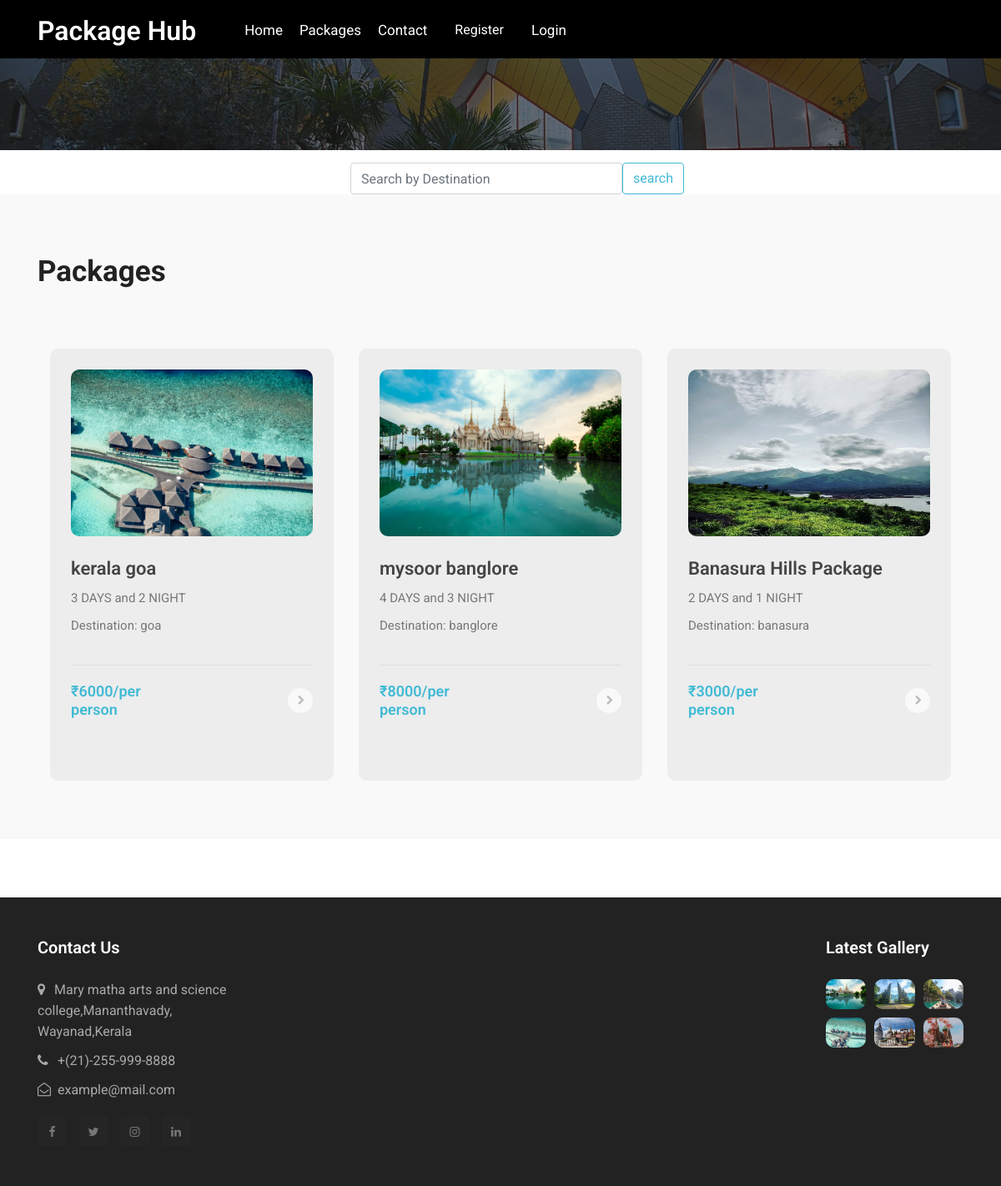
Before: /packages with the older database file.
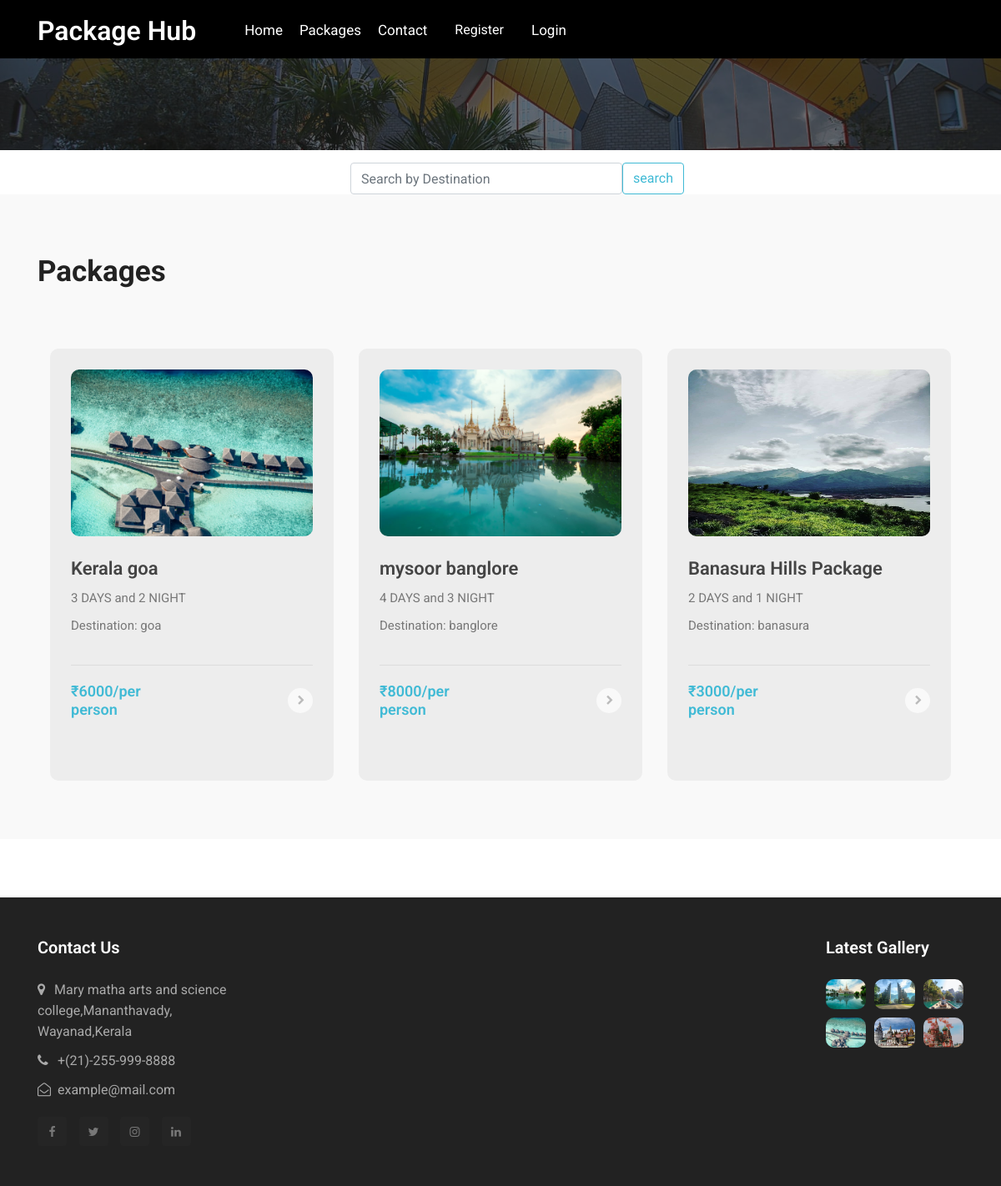
After: the same page with the newer database file.
### app/models.py (models this page shows, shortened)
class Package(models.Model):
    user_id = models.ForeignKey(CustomUser, on_delete=models.CASCADE)
    package_name = models.CharField(max_length=100)
    img1 = models.FileField(upload_to='package')
    img2 = models.FileField(upload_to='package')
    img3 = models.FileField(upload_to='package')
    price = models.IntegerField()
    no_of_days = models.IntegerField()
    no_of_night = models.IntegerField()
    source = models.CharField(max_length=50)
    destination = models.CharField(max_length=50)
    description = models.CharField(max_length=200)

### app/views.py (the view)
# urls.py: path('packages', views.packages, name="packages"),
def packages(request):
    data = Package.objects.all()
    return render(request, 'packages.html', {'packages':data})

### template/packages.html (shortened to what this page needs)
{% extends 'index.html' %}
{% block content %}
<section class="w3l-inner-banner-main">
    <div class="about-inner services editContent">
        <div class="container">
        <div class="breadcrumbs-sub">
            <ul class="breadcrumbs-custom-path">
            </ul>
            </div>
</div>
</div>
</section>
<section class="w3l-services-two" id="services">
    <div class="service-single-page editContent">
		<form action="{% url 'search_package' %}" method="get">
					<div class="input-group" style="width: 400px;
					margin-left: 35%;
					margin-top: 15px;">
						<input type="search" name="search" class="form-control rounded" placeholder="Search by Destination" aria-label="Search" aria-describedby="search-addon" required />
						<button type="submit" class="btn btn-outline-primary" data-mdb-ripple-init>search</button>
				</div>
			</form>
				<section class="w3l-covers-18 ">
                    <div class="covers-main editContent">
                        <div class="container">
                          <div class="main-titles-head ">
                            <h3 class="header-name">Packages
                            </h3>
                          </div>
            <div style="display: flex;flex-wrap: wrap;">
                          {% for package in packages %}
                            <div class="col-lg-4 col-md-6">
                              <div class="img-box" style="margin-top: 20px;">
                                <img src="{{ package.img1.url }}" width="400px" height="200px" alt="package1" class="img-responsive ">
                                <h5 class="my-2"><a href="{% url 'Login' %}">{{ package.package_name }}</a></h5>
                                <div class="blog-date">
                                  <p class="pos-date">{{ package.no_of_days}} DAYS and {{ package.no_of_night}} NIGHT</p> <p class="pos-date text-right"></p>
                                  <p class="pos-date">Destination: 	{{ package.destination}} </p> <p class="pos-date text-right"></p>
                                </div>
                                  <div class="top-gap">
                                   <h5>₹{{ package.price }}/per person</h5>
                                    <a href="{% url 'Login' %}" class="icon text-center"><span class="fa fa-chevron-right"></span></a>
                                  </div>
                              </div>
                            </div>
                          {% endfor %}
                        </div>
                              </div>
                              </div>
                            </div>
                </section>
{% endblock %}

### template/index.html (shortened to what this page needs)
<!doctype html>
<html lang="en">
  <head>
    {% load static %}
    <link rel="stylesheet" href="{% static 'css/style-starter.css' %}">
    <link rel="stylesheet" href="https://cdnjs.cloudflare.com/ajax/libs/font-awesome/4.7.0/css/font-awesome.min.css">
  </head>
  <body id="home">
<section class=" w3l-header-4 header-sticky">
	<header id="site-header" class="fixed-top">
		<div class="container">
			<nav class="navbar navbar-expand-lg navbar-dark stroke">
				<h1><a class="navbar-brand" href="index">
					</span>Package hub
				</a></h1>
				<div class="collapse navbar-collapse" id="navbarTogglerDemo02">
					<ul class="navbar-nav ml-lg-5">
						<li class="nav-item active">
							<a class="nav-link" href="index">Home <span class="sr-only">(current)</span></a>
						</li>
						<li class="nav-item @@services__active">
							<a class="nav-link" href="{% url 'packages' %}">packages</a>
						</li>
						<li class="nav-item @@contact__active">
							<a class="nav-link" href="{% url 'contact' %}">Contact</a>
						</li>
						<li class="nav-item ">
              <div style="margin-top: 7px;" class="dropdown">
                <button class="btn text-white dropdown-toggle" type="button" id="dropdownMenuButton" data-toggle="dropdown" aria-haspopup="true" aria-expanded="false">
                  Register
                </button>
              </div>
						</li>
						<li class="nav-item @@contact__active">
							<a class="nav-link" href="{% url 'Login' %}">Login</a>
						</li>
					</ul>
				</div>
			</nav>
		</div>
	  </header>
</section>
{% block content %}{% endblock %}
<section class="w3l-footer-29-main">
	<div class="footer-29 py-5 ">
	  <div class="container">
		  <div class="grid-col-4 footer-top-29">
			  <div class="footer-list-29 footer-1">
				  <h2 class="footer-title-29">Contact Us</h2>
  				<ul>
	  				<li><p><span class="fa fa-map-marker"></span>Mary matha arts and science college,Mananthavady,<br>
		  				Wayanad,Kerala</p></li>
			  		<li><a href="tel:+7-800-999-800"><span class="fa fa-phone"></span> +(21)-255-999-8888</a></li>
				  	<li><a href="" class="mail"><span class="fa fa-envelope-open-o"></span> example@mail.com</a></li>
  				</ul>
	  			<div class="main-social-footer-29">
		  			<a href="#facebook" class="facebook"><span class="fa fa-facebook"></span></a>
			  		<a href="#twitter" class="twitter"><span class="fa fa-twitter"></span></a>
				  	<a href="#instagram" class="instagram"><span class="fa fa-instagram"></span></a>
	  				<a href="#linkedin" class="linkedin"><span class="fa fa-linkedin"></span></a>
  				</div>
		  	</div>
			  <div class="footer-list-29 footer-3"></div>
  			<div class="footer-list-29 footer-3"></div>
	  		<div class="footer-list-29 footer-3">
          <div class="properties">
            <h6 class="footer-title-29">Latest Gallery</h6>
            <div class="images-col">
              <img src="{% static 'images/gallery/blog1.jpg' %}" class="img-responsive" alt="">
              <img src="{% static 'images/gallery/blog2.jpg' %}" class="img-responsive" alt="">
              <img src="{% static 'images/gallery/blog3.jpg' %}" class="img-responsive" alt="">
              <img src="{% static 'images/gallery/blog4.jpg' %}" class="img-responsive" alt="">
              <img src="{% static 'images/gallery/blog5.jpg' %}" class="img-responsive" alt="">
              <img src="{% static 'images/gallery/blog6.png' %}" class="img-responsive" alt="">
            </div>
          </div>
			  </div>
			</div>
    </div>
	</div>
</section>
</body>
</html>

Changed rows visible on the page:
changed Package "goa": package_name "kerala goa" → "Kerala goa"
